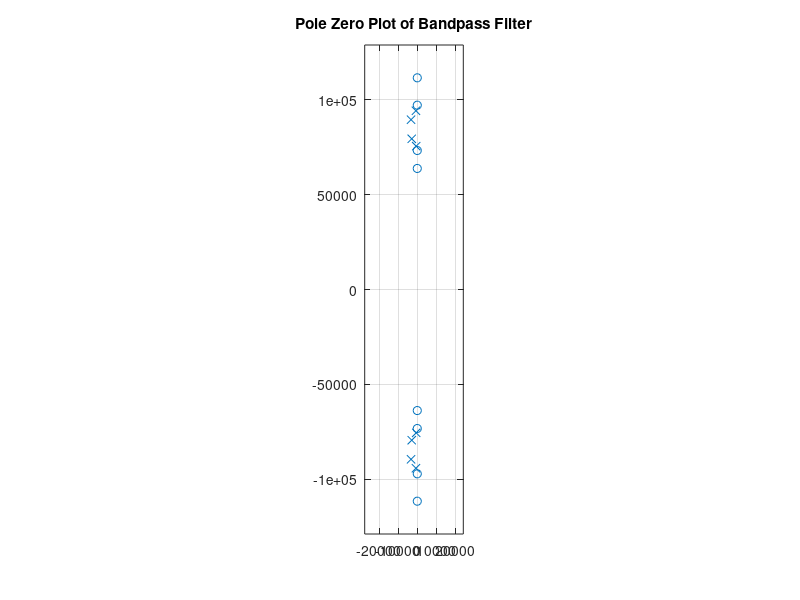
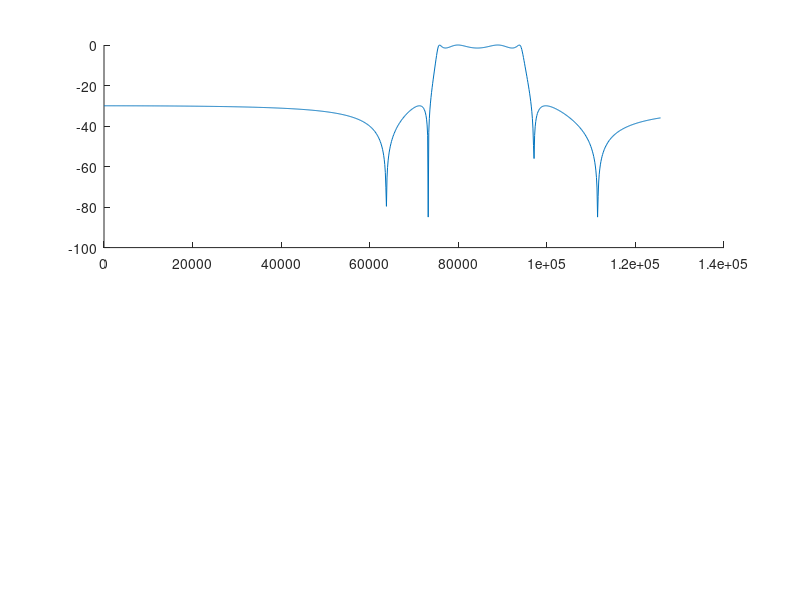

These figures' MATLAB source, in order: (Note: this script raises an error after producing the figures.)
%% Husam Almanakly | Signals HW5
clc
clear
close all

%% Number 3
fp = [12e3, 15e3]; 
fs = [10e3, 16e3]; 
rp = 1.5;
rs = 30;
[n, wn] = ellipord(2*pi*fp, 2*pi*fs, rp, rs, 's')
[z, p, k] = ellip(n, rp, rs, wn,'s');
[b, a] = zp2tf(z, p, k);

figure;
zplane(b,a)
title("Pole Zero Plot of Bandpass Filter")

w = linspace(0,20000, 1000);
w = w.*2*pi;
h = freqs(b,a,w);

HdB = 20*log10(abs(h));
phase = rad2deg(unwrap(angle(h)));

figure;
subplot(2,1,1);
hold on
plot(w, HdB)
yline(-30, 'LineStyle', '--')
yline(0, 'LineStyle', '--')
yline(-1.5, 'LineStyle', '--')
title("Magnitude Response of Analog Filter")
xlabel("Frequency \omega (rad)")
ylabel("Magnitude (dB)")
ylim([-60 1])
xlim([0 126000])

subplot(2,1,2);
plot(w, phase)
title("Phase Response of Analog Filter")
xlabel("Frequency \omega (rad)")
ylabel("Phase (degrees)")
xlim([0 126000])

%% Number 4

%using same variables as question 3, fp, fs, rp, rs

fsamp = 40e3; 
[nd, wnd] = ellipord(fp/(fsamp/2), fs/(fsamp/2), rp, rs)
[zd, pd, kd] = ellip(nd, rp, rs, wnd);
[bd, ad] = zp2tf(zd, pd, kd);

figure
zplane(bd, ad)
title("Pole Zero Plot of Digital Elliptic Filter")

h2 = freqz(bd, ad, 1000);
HdBdig = 20*log10(abs(h2));
phaseDig = rad2deg(unwrap(angle(h2)));

figure;
subplot(2,1,1)
plot(w, HdBdig)
yline(-30, 'LineStyle', '--')
yline(0, 'LineStyle', '--')
yline(-1.5, 'LineStyle', '--')
title("Magnitude Response of Digital Filter")
xlabel("Frequency \omega (rad)")
ylabel("Magnitude (dB)")
ylim([-60 1])
xlim([0 126000])

subplot(2,1,2)
plot(w, phaseDig)
title("Phase Response of Digital Filter")
xlabel("Frequency \omega (rad)")
ylabel("Phase (degrees)")
xlim([0 126000])










